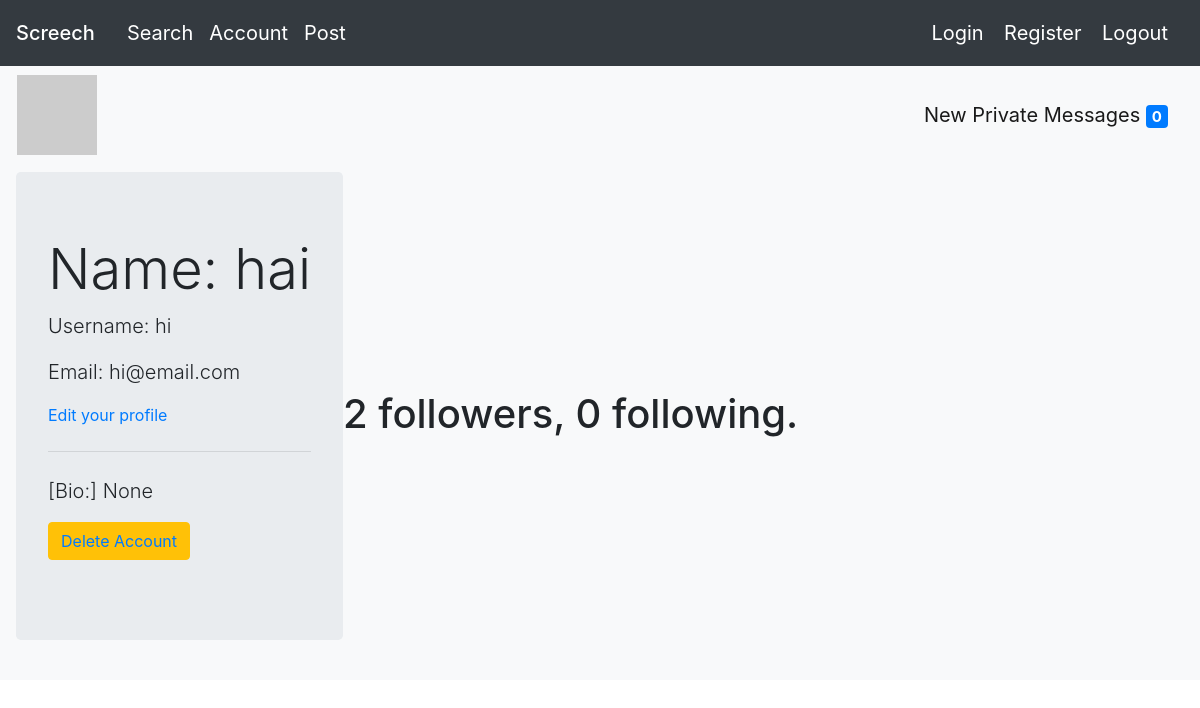
Page /account (signed in) on the earlier database version.
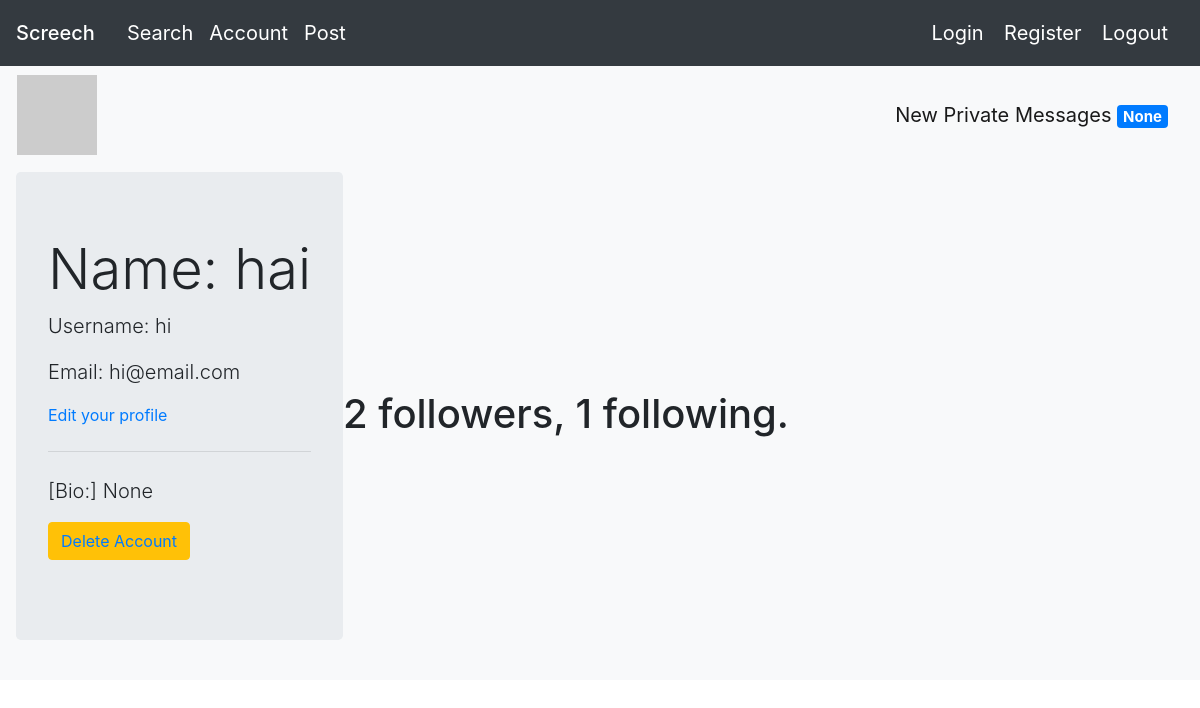
Same page on the later database version.
### app/models.py (models this page shows, shortened)
class User(db.Model, UserMixin):
    id = db.Column(db.Integer, primary_key = True)
    username = db.Column(db.String(15))
    name = db.Column(db.String(15))
    password = db.Column(db.String(200))
    email = db.Column(db.String(32), unique = True)
    last_message_read_time = db.Column(db.DateTime)
    num_new_private_messages = db.Column(db.Integer)
    changebio = db.Column(db.String(140))
    followed = db.relationship(
        'User', secondary=followers,
        primaryjoin=(followers.c.follower_id == id),
        secondaryjoin=(followers.c.followed_id == id),
        backref=db.backref('followers', lazy='dynamic'), lazy='dynamic')
    messages_sent = db.relationship('Message',
                                    foreign_keys='Message.sender_id',
                                    backref='author', lazy='dynamic')
    messages_received = db.relationship('Message',
                                        foreign_keys='Message.recipient_id',
                                        backref='recipient', lazy='dynamic')
    def avatar(self, size):
        digest = md5(self.email.lower().encode('utf-8')).hexdigest()
        return 'https://www.gravatar.com/avatar/{}?d=identicon&s={}'.format(
            digest, size)

### app/routes.py (the view)
@myapp_obj.route('/account')
def account():
    if current_user.is_authenticated is False:
        flash('Account cannot be accessed because User is not logged in')
        return redirect('/')
    user = current_user
    form = EmptyForm()
    return render_template("profile.html", user=user, form=form)

### app/models.py (called while the page is built)
@login.user_loader
def load_user(id):
    return User.query.get(int(id))

### app/templates/profile.html (shortened to what this page needs)
{% extends "base.html" %}
{% block mycontent %}
<nav class="navbar navbar-expand-lg navbar-light bg-light">
<table>
  <tr valign="top">
      <td><img src="{{ user.avatar(128) }}"></td>
  </tr>
</table>
<a class="navbar-brand" href="{{ url_for('messages') }}">
  {{ ('New Private Messages') }}
  <span class="badge badge-primary">
    {{ user.num_new_private_messages }}
  </span>
</a>
</nav>
<nav class="navbar navbar-expand-lg navbar-light bg-light">
    <div class="jumbotron">
        <h1 class="display-4">Name: {{ user.name }}</h1>
        <p class="lead">Username: {{ user.username }}</p>
        <p class="lead">Email: {{ user.email }}</p>
        {% if user == current_user %}
          <p><a href="{{ url_for('editProfile') }}">Edit your profile</a></p>
        {% endif %}
        <hr class="my-4">
        <p class="lead">[Bio:] {{ user.changebio }}</p>
        <p class="lead">
          <a href="/delete"><button type="button" class="btn btn-warning">
            Delete Account
          </a></button>
        </p>
    </div>
    <div>
      <h1>
        <p>{{ user.followers.count() }} followers, {{ user.followed.count() }} following.</p>
      </h1>
    </div>
</nav>
{% endblock %}

Differences in the rows shown:
changed User "hai": num_new_private_messages "0" → "None"
Other differences:
{{ user.followed.count() }}: "0" → "1"
